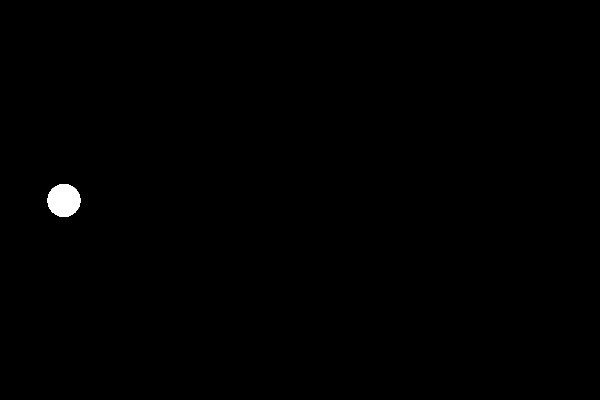
Frame 1 (no input)
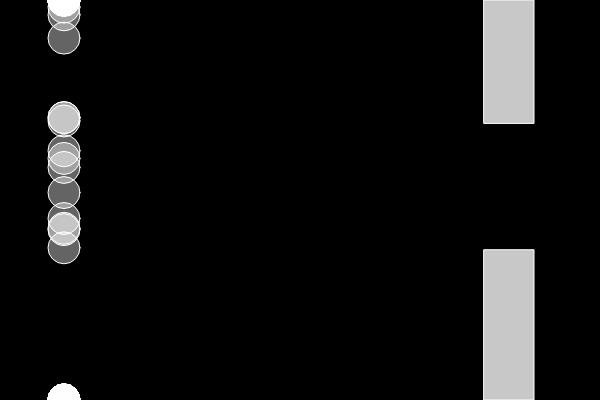
Frame 60 (no input)
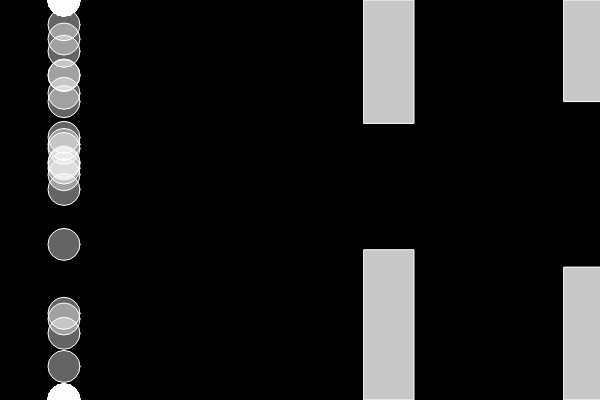
Frame 120 (the mouse pressed at the canvas centre since frame 60)

The p5.js sketch that drew these frames (run headless with seeded random() and noise() and a simulated clock; from frame 60 on, the mouse is pressed at the canvas centre):

// p5.js sketch
// ── sketch.js
// Daniel Shiffman
// http://codingtra.in
// http://patreon.com/codingtrain
// Code for: https://youtu.be/aKiyCeIuwn4

var activeBirds = [];
var allBirds = [];
var pipes = [];
var counter = 0;

function setup() {
  createCanvas(600, 400);
  for (var i = 0; i < 200; i++) {
    var bird = new Bird();
    activeBirds[i] = bird;
    allBirds[i] = bird;
  }
}



function draw() {
  background(0);

  for (var i = pipes.length - 1; i >= 0; i--) {
    pipes[i].show();
    pipes[i].update();
    if (pipes[i].offscreen()) {
      pipes.splice(i, 1);
    }
  }

  for (var i = activeBirds.length - 1; i >= 0; i--) {
    var bird = activeBirds[i];
    bird.think(pipes);
    bird.update();
    bird.show();
    for (var j = 0; j < pipes.length; j++) {
      if (pipes[j].hits(activeBirds[i])) {
        activeBirds.splice(i, 1);
        break;
        //console.log("HIT");
      }
    }
  }

  if (counter % 100 == 0) {
    pipes.push(new Pipe());
  }
  counter++;

  if (activeBirds.length == 0) {
    nextGeneration();
  }



}

function keyPressed() {
  if (key == ' ') {
    bird.up();
  }
}

// ── bird.js
// Daniel Shiffman
// http://codingtra.in
// http://patreon.com/codingtrain
// Code for: https://youtu.be/cXgA1d_E-jY&

function Bird(brain) {
  this.y = height / 2;
  this.x = 64;

  if (arguments[0] instanceof NeuralNetwork) {
    this.brain = brain.copy();
    this.brain.mutate();
  } else {
    this.brain = new NeuralNetwork(4, 16, 2);
  }

  this.score = 0;
  this.gravity = 0.6;
  this.lift = -15;
  this.velocity = 0;

  this.copy = function() {
    return new Bird(this.brain);
  }

  this.show = function() {
    fill(255, 100);
    stroke(255);
    ellipse(this.x, this.y, 32, 32);
    this.score++;
  }

  this.think = function(pipes) {
    var closest = null;
    var record = Infinity;
    for (var i = 0; i < pipes.length; i++) {
      var diff = pipes[i].x - this.x;
      if (diff > 0 && diff < record) {
        record = diff;
        closest = pipes[i];
      }
    }

    if (closest != null) {
      var inputs = [];
      inputs[0] = map(closest.x, this.x, width, -1, 1);
      inputs[1] = map(closest.top, 0, height, -1, 1);
      inputs[2] = map(closest.bottom, 0, height, -1, 1);
      inputs[3] = map(this.y, 0, height, -1, 1);
      var action = this.brain.query(inputs);
      if (action[1] > action[0]) {
        this.up();
      }
    }




  }

  this.up = function() {
    this.velocity += this.lift;
  }

  this.update = function() {
    this.velocity += this.gravity;
    this.velocity *= 0.9;
    this.y += this.velocity;

    if (this.y > height) {
      this.y = height;
      this.velocity = 0;
    }

    if (this.y < 0) {
      this.y = 0;
      this.velocity = 0;
    }

  }

}

// ── ga.js
function nextGeneration() {
  counter = 0;
  pipes = [];
  normalizeFitness(allBirds);
  activeBirds = generate(allBirds);
}


function normalizeFitness(birds) {
  // make score exponentially better?
  for (var i = 0; i < birds.length; i++) {
    birds[i].score = pow(birds[i].score, 2);
  }
  var sum = 0;
  for (var i = 0; i < birds.length; i++) {
    sum += birds[i].score;
  }
  for (var i = 0; i < birds.length; i++) {
    birds[i].fitness = birds[i].score / sum;
  }
}

function generate(oldBirds) {
  var newBirds = [];
  for (var i = 0; i < oldBirds.length; i++) {
    var bird = poolSelection(oldBirds);
    bird.mutate();
    newBirds[i] = bird;
  }
  return newBirds;
}

function poolSelection(birds) {
  // Start at 0
  var index = 0;

  // Pick a random number between 0 and 1
  var r = random(1);

  // Keep subtracting probabilities until you get less than zero
  // Higher probabilities will be more likely to be fixed since they will
  // subtract a larger number towards zero
  while (r > 0) {
    r -= birds[index].fitness;
    // And move on to the next
    index += 1;
  }

  // Go back one
  index -= 1;

  return birds[index].copy();
}

// ── matrix.js
// Daniel Shiffman
// Nature of Code: Intelligence and Learning
// https://github.com/shiffman/NOC-S17-2-Intelligence-Learning

// Based on "Make Your Own Neural Network" by Tariq Rashid
// https://github.com/makeyourownneuralnetwork/

// This is my own ridiculous Matrix implemenation
// Would probably make more sense to use math.js or something else!

// Make a matrix full of zeros
function Matrix(rows, cols) {
  this.rows = rows;
  this.cols = cols;
  this.matrix = new Array(rows);
  for (var i = 0; i < this.rows; i++) {
    this.matrix[i] = new Array(cols);
    for (var j = 0; j < this.cols; j++) {
      this.matrix[i][j] = 0;
    }
  }
}

// This fills the matrix with random values (gaussian distribution)
Matrix.prototype.randomize = function() {
  for (var i = 0; i < this.rows; i++) {
    for (var j = 0; j < this.cols; j++) {
      // this.matrix[i][j] = randomGaussian();
      this.matrix[i][j] = random(-1, 1);
    }
  }
}

// Take the matrix and make it a 1 dimensional array
Matrix.prototype.toArray = function() {
  // Add all the values to the array
  var arr = [];
  for (var i = 0; i < this.rows; i++) {
    for (var j = 0; j < this.cols; j++) {
      arr.push(this.matrix[i][j]);
    }
  }
  return arr;
}


// This transposes a matrix
// rows X cols --> cols X rows
Matrix.prototype.transpose = function() {
  var result = new Matrix(this.cols, this.rows);
  for (var i = 0; i < result.rows; i++) {
    for (var j = 0; j < result.cols; j++) {
      result.matrix[i][j] = this.matrix[j][i];
    }
  }
  return result;
}

// This makes a copy of the matrix
Matrix.prototype.copy = function() {
  var result = new Matrix(this.rows, this.cols);
  for (var i = 0; i < result.rows; i++) {
    for (var j = 0; j < result.cols; j++) {
      result.matrix[i][j] = this.matrix[i][j];
    }
  }
  return result;
}

// This adds another matrix or a single value
Matrix.prototype.add = function(other) {
  // Are we trying to add a Matrix?
  if (other instanceof Matrix) {
    for (var i = 0; i < this.rows; i++) {
      for (var j = 0; j < this.cols; j++) {
        this.matrix[i][j] += other.matrix[i][j];
      }
    }
    // Or just a single scalar value?
  } else {
    for (var i = 0; i < this.rows; i++) {
      for (var j = 0; j < this.cols; j++) {
        this.matrix[i][j] += other;
      }
    }
  }
}

// This multiplies another matrix or a single value
// This is different than the dot() function!
Matrix.prototype.multiply = function(other) {
  // Are we trying to multiply a Matrix?
  if (other instanceof Matrix) {
    for (var i = 0; i < this.rows; i++) {
      for (var j = 0; j < this.cols; j++) {
        this.matrix[i][j] *= other.matrix[i][j];
      }
    }
    // Or just a single scalar value?
  } else {
    for (var i = 0; i < this.rows; i++) {
      for (var j = 0; j < this.cols; j++) {
        this.matrix[i][j] *= other;
      }
    }
  }
}


// These are some static functions to operate on a matrix

// This is the trickiest one
// Takes a function and applies it to all values in the matrix
Matrix.map = function(m, fn) {
  var result = new Matrix(m.rows, m.cols);
  for (var i = 0; i < result.rows; i++) {
    for (var j = 0; j < result.cols; j++) {
      result.matrix[i][j] = fn(m.matrix[i][j]);
    }
  }
  return result;
}

// Subtracts one matrix from another
Matrix.subtract = function(a, b) {
  var result = new Matrix(a.rows, a.cols);
  for (var i = 0; i < result.rows; i++) {
    for (var j = 0; j < result.cols; j++) {
      result.matrix[i][j] = a.matrix[i][j] - b.matrix[i][j];
    }
  }
  return result;
}


// Multiplies two matrices together
Matrix.dot = function(a, b) {
  // Won't work if columns of A don't equal columns of B
  if (a.cols != b.rows) {
    console.log("Incompatible matrix sizes!");
    return;
  }
  // Make a new matrix
  var result = new Matrix(a.rows, b.cols);
  for (var i = 0; i < a.rows; i++) {
    for (var j = 0; j < b.cols; j++) {
      // Sum all the rows of A times columns of B
      var sum = 0;
      for (var k = 0; k < a.cols; k++) {
        sum += a.matrix[i][k] * b.matrix[k][j];
      }
      // New value
      result.matrix[i][j] = sum;
    }
  }
  return result;
}


// Turn a 1 dimensional array into a matrix
Matrix.fromArray = function(array) {
  var m = new Matrix(array.length, 1);
  for (var i = 0; i < array.length; i++) {
    m.matrix[i][0] = array[i];
  }
  return m;
}

// ── nn.js
// Daniel Shiffman
// Nature of Code: Intelligence and Learning
// https://github.com/shiffman/NOC-S17-2-Intelligence-Learning

// Based on "Make Your Own Neural Network" by Tariq Rashid
// https://github.com/makeyourownneuralnetwork/

// Sigmoid function
// This is used for activation
// https://en.wikipedia.org/wiki/Sigmoid_function
function sigmoid(x) {
  var y = 1 / (1 + pow(Math.E, -x));
  return y;
}

// This is the Sigmoid derivative!
function dSigmoid(x) {
  return x * (1 - x);
}

// This is how we adjust weights ever so slightly
function mutate(x) {
  if (random(1) < 0.01) {
    //var offset = randomGaussian() * 0.1;
    var offset = random(-0.1, 0.1);
    var newx = constrain(x + offset, -2, 2);
    return newx;
  } else {
    return x;
  }
}

// Neural Network constructor function
function NeuralNetwork(inputnodes, hiddennodes, outputnodes) {

  // If it's a copy of another NN
  if (arguments[0] instanceof NeuralNetwork) {
    var nn = arguments[0];
    this.inodes = nn.inodes;
    this.hnodes = nn.hnodes;
    this.onodes = nn.onodes;
    this.wih = nn.wih.copy();
    this.who = nn.who.copy();
  } else {
    // Number of nodes in layer (input, hidden, output)
    // This network is limited to 3 layers
    this.inodes = inputnodes;
    this.hnodes = hiddennodes;
    this.onodes = outputnodes;

    // These are the weight matrices
    // wih: weights from input to hidden
    // who: weights from hidden to output
    // weights inside the arrays are w_i_j
    // where link is from node i to node j in the next layer
    // Matrix is rows X columns
    this.wih = new Matrix(this.hnodes, this.inodes);
    this.who = new Matrix(this.onodes, this.hnodes);

    // Start with random values
    this.wih.randomize();
    this.who.randomize();
  }

}

NeuralNetwork.prototype.copy = function() {
  return new NeuralNetwork(this);
}


// Query the network!
NeuralNetwork.prototype.query = function(inputs_array) {

  // Turn input array into a matrix
  var inputs = Matrix.fromArray(inputs_array);

  // The input to the hidden layer is the weights (wih) multiplied by inputs
  var hidden_inputs = Matrix.dot(this.wih, inputs);
  // The outputs of the hidden layer pass through sigmoid activation function
  var hidden_outputs = Matrix.map(hidden_inputs, sigmoid);

  // The input to the output layer is the weights (who) multiplied by hidden layer
  var output_inputs = Matrix.dot(this.who, hidden_outputs);

  // The output of the network passes through sigmoid activation function
  var outputs = Matrix.map(output_inputs, sigmoid);

  // Return the result as an array
  return outputs.toArray();
}

NeuralNetwork.prototype.mutate = function() {
  this.wih = Matrix.map(this.wih, mutate);
  this.who = Matrix.map(this.who, mutate);
}

// ── pipe.js
// Daniel Shiffman
// http://codingtra.in
// http://patreon.com/codingtrain
// Code for: https://youtu.be/cXgA1d_E-jY&

function Pipe() {

  var spacing = random(100, height / 2);
  var centery = random(spacing, height - spacing);

  this.top = centery - spacing / 2;
  this.bottom = height - (centery + spacing / 2);
  this.x = width;
  this.w = 50;
  this.speed = 2;

  this.hits = function(bird) {
    if (bird.y < this.top || bird.y > height - this.bottom) {
      if (bird.x > this.x && bird.x < this.x + this.w) {
        return true;
      }
    }
    return false;
  }

  this.show = function() {
    stroke(255);
    fill(200);
    rect(this.x, 0, this.w, this.top);
    rect(this.x, height - this.bottom, this.w, this.bottom);
  }

  this.update = function() {
    this.x -= this.speed;
  }

  this.offscreen = function() {
    if (this.x < -this.w) {
      return true;
    } else {
      return false;
    }
  }


}
